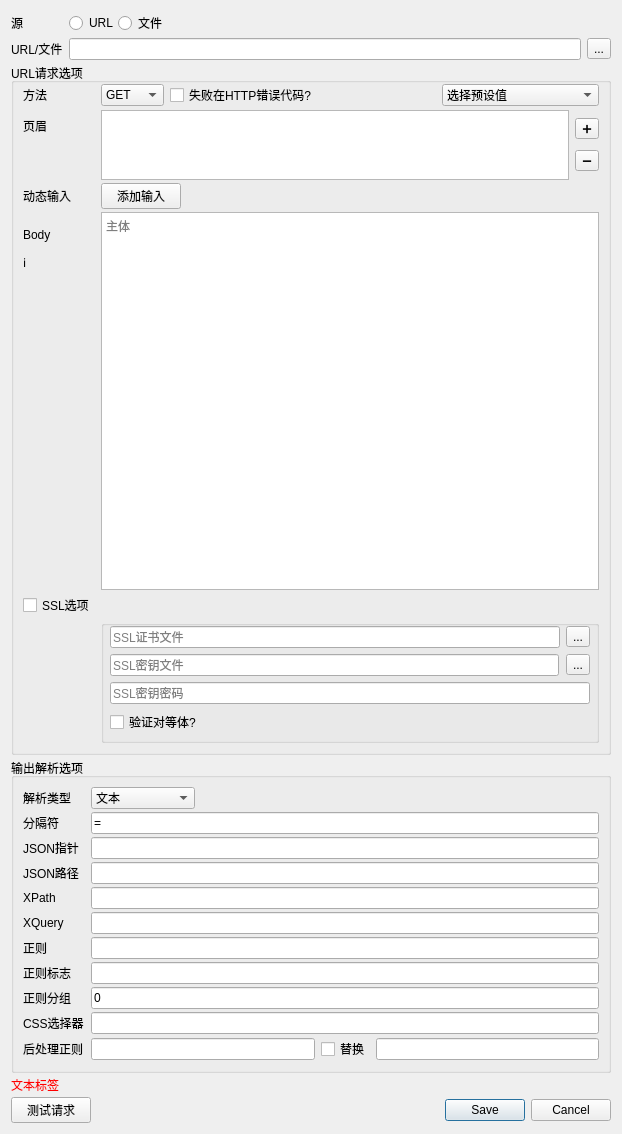
<?xml version="1.0" encoding="UTF-8"?>
<ui version="4.0">
 <class>RequestBuilder</class>
 <widget class="QDialog" name="RequestBuilder">
  <property name="geometry">
   <rect>
    <x>0</x>
    <y>0</y>
    <width>622</width>
    <height>1134</height>
   </rect>
  </property>
  <property name="sizePolicy">
   <sizepolicy hsizetype="Preferred" vsizetype="Minimum">
    <horstretch>0</horstretch>
    <verstretch>0</verstretch>
   </sizepolicy>
  </property>
  <property name="windowTitle">
   <string>请求构建器</string>
  </property>
  <layout class="QVBoxLayout" name="verticalLayout">
   <property name="spacing">
    <number>3</number>
   </property>
   <item>
    <widget class="QWidget" name="widget" native="true">
     <property name="sizePolicy">
      <sizepolicy hsizetype="Preferred" vsizetype="Fixed">
       <horstretch>0</horstretch>
       <verstretch>0</verstretch>
      </sizepolicy>
     </property>
     <layout class="QFormLayout" name="formLayout">
      <property name="sizeConstraint">
       <enum>QLayout::SetDefaultConstraint</enum>
      </property>
      <property name="fieldGrowthPolicy">
       <enum>QFormLayout::ExpandingFieldsGrow</enum>
      </property>
      <property name="verticalSpacing">
       <number>3</number>
      </property>
      <property name="leftMargin">
       <number>0</number>
      </property>
      <property name="topMargin">
       <number>0</number>
      </property>
      <property name="rightMargin">
       <number>0</number>
      </property>
      <property name="bottomMargin">
       <number>0</number>
      </property>
      <item row="0" column="0">
       <widget class="QLabel" name="label">
        <property name="text">
         <string>源</string>
        </property>
       </widget>
      </item>
      <item row="0" column="1">
       <widget class="QWidget" name="widget_2" native="true">
        <layout class="QHBoxLayout" name="horizontalLayout">
         <property name="spacing">
          <number>0</number>
         </property>
         <property name="leftMargin">
          <number>0</number>
         </property>
         <property name="topMargin">
          <number>0</number>
         </property>
         <property name="rightMargin">
          <number>0</number>
         </property>
         <property name="bottomMargin">
          <number>0</number>
         </property>
         <item>
          <widget class="QRadioButton" name="urlRadioButton">
           <property name="sizePolicy">
            <sizepolicy hsizetype="Fixed" vsizetype="Fixed">
             <horstretch>0</horstretch>
             <verstretch>0</verstretch>
            </sizepolicy>
           </property>
           <property name="text">
            <string>URL</string>
           </property>
          </widget>
         </item>
         <item>
          <widget class="QRadioButton" name="fileRadioButton">
           <property name="text">
            <string>文件</string>
           </property>
          </widget>
         </item>
        </layout>
       </widget>
      </item>
      <item row="1" column="0">
       <widget class="QLabel" name="label_2">
        <property name="text">
         <string>URL/文件</string>
        </property>
       </widget>
      </item>
      <item row="1" column="1">
       <widget class="QWidget" name="widget_3" native="true">
        <layout class="QHBoxLayout" name="horizontalLayout_2">
         <property name="leftMargin">
          <number>0</number>
         </property>
         <property name="topMargin">
          <number>0</number>
         </property>
         <property name="rightMargin">
          <number>0</number>
         </property>
         <property name="bottomMargin">
          <number>0</number>
         </property>
         <item>
          <widget class="QLineEdit" name="urlLineEdit"/>
         </item>
         <item>
          <widget class="QToolButton" name="urlOrFileButton">
           <property name="text">
            <string>...</string>
           </property>
          </widget>
         </item>
        </layout>
       </widget>
      </item>
     </layout>
    </widget>
   </item>
   <item>
    <widget class="QGroupBox" name="urlRequestOptionsGroup">
     <property name="sizePolicy">
      <sizepolicy hsizetype="Preferred" vsizetype="Minimum">
       <horstretch>0</horstretch>
       <verstretch>0</verstretch>
      </sizepolicy>
     </property>
     <property name="title">
      <string>URL请求选项</string>
     </property>
     <layout class="QFormLayout" name="urlRequestLayout">
      <property name="fieldGrowthPolicy">
       <enum>QFormLayout::ExpandingFieldsGrow</enum>
      </property>
      <property name="verticalSpacing">
       <number>3</number>
      </property>
      <property name="topMargin">
       <number>0</number>
      </property>
      <item row="4" column="0">
       <widget class="QLabel" name="label_3">
        <property name="text">
         <string>方法</string>
        </property>
       </widget>
      </item>
      <item row="4" column="1">
       <widget class="QWidget" name="widget_10" native="true">
        <layout class="QHBoxLayout" name="horizontalLayout_9">
         <property name="spacing">
          <number>6</number>
         </property>
         <property name="leftMargin">
          <number>0</number>
         </property>
         <property name="topMargin">
          <number>0</number>
         </property>
         <property name="rightMargin">
          <number>0</number>
         </property>
         <property name="bottomMargin">
          <number>0</number>
         </property>
         <item>
          <widget class="QComboBox" name="methodComboBox">
           <item>
            <property name="text">
             <string>GET</string>
            </property>
           </item>
           <item>
            <property name="text">
             <string>POST</string>
            </property>
           </item>
          </widget>
         </item>
         <item>
          <widget class="QCheckBox" name="checkBox_failonhttperrorcodes">
           <property name="toolTip">
            <string>失败在HTTP 400时，还继续并获取响应正文?</string>
           </property>
           <property name="text">
            <string>失败在HTTP错误代码?</string>
           </property>
          </widget>
         </item>
         <item>
          <spacer name="horizontalSpacer">
           <property name="orientation">
            <enum>Qt::Horizontal</enum>
           </property>
           <property name="sizeHint" stdset="0">
            <size>
             <width>40</width>
             <height>20</height>
            </size>
           </property>
          </spacer>
         </item>
         <item>
          <widget class="QComboBox" name="comboBox_presets">
           <item>
            <property name="text">
             <string>选择预设值</string>
            </property>
           </item>
           <item>
            <property name="text">
             <string>OpenAI Chat</string>
            </property>
           </item>
           <item>
            <property name="text">
             <string>OpenAI TTS</string>
            </property>
           </item>
           <item>
            <property name="text">
             <string>OpenAI GPT4Vision</string>
            </property>
           </item>
           <item>
            <property name="text">
             <string>ElevenLabs TTS</string>
            </property>
           </item>
           <item>
            <property name="text">
             <string>Google Sheets API</string>
            </property>
           </item>
           <item>
            <property name="text">
             <string>DeepL Translate</string>
            </property>
           </item>
           <item>
            <property name="text">
             <string>Polyglot Translate</string>
            </property>
           </item>
           <item>
            <property name="text">
             <string>YouTube POST caption</string>
            </property>
           </item>
          </widget>
         </item>
        </layout>
       </widget>
      </item>
      <item row="6" column="0">
       <widget class="QLabel" name="label_4">
        <property name="text">
         <string>页眉</string>
        </property>
       </widget>
      </item>
      <item row="6" column="1">
       <widget class="QWidget" name="widget_4" native="true">
        <layout class="QHBoxLayout" name="horizontalLayout_3">
         <property name="leftMargin">
          <number>0</number>
         </property>
         <property name="topMargin">
          <number>0</number>
         </property>
         <property name="rightMargin">
          <number>0</number>
         </property>
         <property name="bottomMargin">
          <number>0</number>
         </property>
         <item>
          <widget class="QTableView" name="tableView_headers">
           <property name="sizePolicy">
            <sizepolicy hsizetype="Expanding" vsizetype="Fixed">
             <horstretch>0</horstretch>
             <verstretch>0</verstretch>
            </sizepolicy>
           </property>
           <property name="sizeAdjustPolicy">
            <enum>QAbstractScrollArea::AdjustToContents</enum>
           </property>
           <property name="showGrid">
            <bool>true</bool>
           </property>
           <attribute name="horizontalHeaderVisible">
            <bool>false</bool>
           </attribute>
           <attribute name="horizontalHeaderStretchLastSection">
            <bool>true</bool>
           </attribute>
           <attribute name="verticalHeaderVisible">
            <bool>false</bool>
           </attribute>
          </widget>
         </item>
         <item>
          <widget class="QWidget" name="widget_5" native="true">
           <layout class="QVBoxLayout" name="verticalLayout_2">
            <property name="spacing">
             <number>3</number>
            </property>
            <property name="leftMargin">
             <number>0</number>
            </property>
            <property name="topMargin">
             <number>0</number>
            </property>
            <property name="rightMargin">
             <number>0</number>
            </property>
            <property name="bottomMargin">
             <number>0</number>
            </property>
            <item>
             <widget class="QToolButton" name="toolButton_addHeader">
              <property name="text">
               <string>➕</string>
              </property>
             </widget>
            </item>
            <item>
             <widget class="QToolButton" name="toolButton_removeHeader">
              <property name="text">
               <string>➖</string>
              </property>
             </widget>
            </item>
           </layout>
          </widget>
         </item>
        </layout>
       </widget>
      </item>
      <item row="7" column="0">
       <widget class="QLabel" name="label_5">
        <property name="text">
         <string>动态输入</string>
        </property>
       </widget>
      </item>
      <item row="7" column="1">
       <widget class="QPushButton" name="pushButton_addInputs">
        <property name="text">
         <string>添加输入</string>
        </property>
       </widget>
      </item>
      <item row="10" column="0">
       <widget class="QLabel" name="label_16">
        <property name="toolTip">
         <string>&lt;html&gt;&lt;head/&gt;&lt;body&gt;&lt;p&gt;可用函数: (上面的URL字段也是如此)&lt;/p&gt;&lt;p&gt;- {{input}} : 动态输入&lt;/p&gt;&lt;p&gt;- {{strftime(&amp;lt;format&amp;gt;, &amp;lt;utc? true/false&amp;gt;)}} : 添加格式化时间&lt;/p&gt;&lt;p&gt;- {{urlencode(var)}} : URL编码输入&lt;/p&gt;&lt;p&gt;- {{imageb64}} : Base64编码图像输入&lt;/p&gt;&lt;p&gt;- {{seq}} : 请求的顺序计数器&lt;/p&gt;&lt;/body&gt;&lt;/html&gt;</string>
        </property>
        <property name="text">
         <string>&lt;html&gt;&lt;head/&gt;&lt;body&gt;&lt;p&gt;Body&lt;/p&gt;&lt;p&gt;ℹ️&lt;/p&gt;&lt;/body&gt;&lt;/html&gt;</string>
        </property>
       </widget>
      </item>
      <item row="10" column="1">
       <widget class="QTextEdit" name="bodyTextEdit">
        <property name="acceptRichText">
         <bool>false</bool>
        </property>
        <property name="placeholderText">
         <string>主体</string>
        </property>
       </widget>
      </item>
      <item row="11" column="0">
       <widget class="QCheckBox" name="sslOptionsCheckbox">
        <property name="text">
         <string>SSL选项</string>
        </property>
       </widget>
      </item>
      <item row="12" column="0">
       <widget class="QLabel" name="label_6">
        <property name="text">
         <string/>
        </property>
       </widget>
      </item>
      <item row="12" column="1">
       <widget class="QGroupBox" name="sslOptionsGroup">
        <property name="title">
         <string/>
        </property>
        <property name="alignment">
         <set>Qt::AlignLeading|Qt::AlignLeft|Qt::AlignTop</set>
        </property>
        <property name="flat">
         <bool>true</bool>
        </property>
        <property name="checkable">
         <bool>false</bool>
        </property>
        <layout class="QVBoxLayout" name="verticalLayout_3">
         <property name="spacing">
          <number>6</number>
         </property>
         <property name="leftMargin">
          <number>6</number>
         </property>
         <property name="topMargin">
          <number>0</number>
         </property>
         <property name="rightMargin">
          <number>6</number>
         </property>
         <property name="bottomMargin">
          <number>6</number>
         </property>
         <item>
          <widget class="QWidget" name="widget_sslcert" native="true">
           <layout class="QHBoxLayout" name="horizontalLayout_5">
            <property name="leftMargin">
             <number>0</number>
            </property>
            <property name="topMargin">
             <number>0</number>
            </property>
            <property name="rightMargin">
             <number>0</number>
            </property>
            <property name="bottomMargin">
             <number>0</number>
            </property>
            <item>
             <widget class="QLineEdit" name="sslCertFileLineEdit">
              <property name="placeholderText">
               <string>SSL证书文件</string>
              </property>
             </widget>
            </item>
            <item>
             <widget class="QToolButton" name="sslCertFileButton">
              <property name="sizePolicy">
               <sizepolicy hsizetype="Minimum" vsizetype="Fixed">
                <horstretch>0</horstretch>
                <verstretch>0</verstretch>
               </sizepolicy>
              </property>
              <property name="text">
               <string>...</string>
              </property>
             </widget>
            </item>
           </layout>
          </widget>
         </item>
         <item>
          <widget class="QWidget" name="widget_sslkeyfile" native="true">
           <property name="sizePolicy">
            <sizepolicy hsizetype="Preferred" vsizetype="Preferred">
             <horstretch>0</horstretch>
             <verstretch>0</verstretch>
            </sizepolicy>
           </property>
           <layout class="QHBoxLayout" name="horizontalLayout_6" stretch="0,0">
            <property name="spacing">
             <number>7</number>
            </property>
            <property name="leftMargin">
             <number>0</number>
            </property>
            <property name="topMargin">
             <number>0</number>
            </property>
            <property name="rightMargin">
             <number>0</number>
            </property>
            <property name="bottomMargin">
             <number>0</number>
            </property>
            <item>
             <widget class="QLineEdit" name="sslKeyFileLineEdit">
              <property name="placeholderText">
               <string>SSL密钥文件</string>
              </property>
             </widget>
            </item>
            <item>
             <widget class="QToolButton" name="sslKeyFileButton">
              <property name="text">
               <string>...</string>
              </property>
             </widget>
            </item>
           </layout>
          </widget>
         </item>
         <item>
          <widget class="QLineEdit" name="sslKeyPasswordLineEdit">
           <property name="placeholderText">
            <string>SSL密钥密码</string>
           </property>
          </widget>
         </item>
         <item>
          <widget class="QCheckBox" name="verifyPeerCheckBox">
           <property name="text">
            <string>验证对等体?</string>
           </property>
          </widget>
         </item>
        </layout>
       </widget>
      </item>
     </layout>
    </widget>
   </item>
   <item>
    <widget class="QGroupBox" name="outputGroupBox">
     <property name="sizePolicy">
      <sizepolicy hsizetype="Preferred" vsizetype="Minimum">
       <horstretch>0</horstretch>
       <verstretch>0</verstretch>
      </sizepolicy>
     </property>
     <property name="title">
      <string>输出解析选项</string>
     </property>
     <layout class="QFormLayout" name="formOutputParsing">
      <property name="fieldGrowthPolicy">
       <enum>QFormLayout::ExpandingFieldsGrow</enum>
      </property>
      <property name="verticalSpacing">
       <number>3</number>
      </property>
      <item row="0" column="0">
       <widget class="QLabel" name="label_7">
        <property name="text">
         <string>解析类型</string>
        </property>
       </widget>
      </item>
      <item row="0" column="1">
       <widget class="QComboBox" name="outputTypeComboBox">
        <item>
         <property name="text">
          <string>文本</string>
         </property>
        </item>
        <item>
         <property name="text">
          <string>Key-Value</string>
         </property>
        </item>
        <item>
         <property name="text">
          <string>图像(数据)</string>
         </property>
        </item>
        <item>
         <property name="text">
          <string>音频(数据)</string>
         </property>
        </item>
        <item>
         <property name="text">
          <string>JSON</string>
         </property>
        </item>
        <item>
         <property name="text">
          <string>XML(XPath)</string>
         </property>
        </item>
        <item>
         <property name="text">
          <string>XML(XQuery)</string>
         </property>
        </item>
        <item>
         <property name="text">
          <string>HTML</string>
         </property>
        </item>
       </widget>
      </item>
      <item row="2" column="0">
       <widget class="QLabel" name="label_8">
        <property name="text">
         <string>JSON指针</string>
        </property>
       </widget>
      </item>
      <item row="2" column="1">
       <widget class="QLineEdit" name="outputJSONPointerLineEdit">
        <property name="placeholderText">
         <string/>
        </property>
       </widget>
      </item>
      <item row="3" column="0">
       <widget class="QLabel" name="label_9">
        <property name="text">
         <string>JSON路径</string>
        </property>
       </widget>
      </item>
      <item row="3" column="1">
       <widget class="QLineEdit" name="outputJSONPathLineEdit"/>
      </item>
      <item row="4" column="0">
       <widget class="QLabel" name="label_10">
        <property name="text">
         <string>XPath</string>
        </property>
       </widget>
      </item>
      <item row="4" column="1">
       <widget class="QLineEdit" name="outputXPathLineEdit"/>
      </item>
      <item row="5" column="0">
       <widget class="QLabel" name="label_11">
        <property name="text">
         <string>XQuery</string>
        </property>
       </widget>
      </item>
      <item row="5" column="1">
       <widget class="QLineEdit" name="outputXQueryLineEdit"/>
      </item>
      <item row="6" column="0">
       <widget class="QLabel" name="label_12">
        <property name="text">
         <string>正则</string>
        </property>
       </widget>
      </item>
      <item row="6" column="1">
       <widget class="QLineEdit" name="outputRegexLineEdit"/>
      </item>
      <item row="7" column="0">
       <widget class="QLabel" name="label_13">
        <property name="text">
         <string>正则标志</string>
        </property>
       </widget>
      </item>
      <item row="7" column="1">
       <widget class="QLineEdit" name="outputRegexFlagsLineEdit"/>
      </item>
      <item row="8" column="0">
       <widget class="QLabel" name="label_14">
        <property name="text">
         <string>正则分组</string>
        </property>
       </widget>
      </item>
      <item row="8" column="1">
       <widget class="QLineEdit" name="outputRegexGroupLineEdit">
        <property name="text">
         <string>0</string>
        </property>
       </widget>
      </item>
      <item row="9" column="0">
       <widget class="QLabel" name="label_17">
        <property name="text">
         <string>CSS选择器</string>
        </property>
       </widget>
      </item>
      <item row="9" column="1">
       <widget class="QLineEdit" name="cssSelectorLineEdit"/>
      </item>
      <item row="10" column="0">
       <widget class="QLabel" name="label_15">
        <property name="text">
         <string>后处理正则</string>
        </property>
       </widget>
      </item>
      <item row="10" column="1">
       <widget class="QWidget" name="widget_9" native="true">
        <layout class="QHBoxLayout" name="horizontalLayout_7">
         <property name="leftMargin">
          <number>0</number>
         </property>
         <property name="topMargin">
          <number>0</number>
         </property>
         <property name="rightMargin">
          <number>0</number>
         </property>
         <property name="bottomMargin">
          <number>0</number>
         </property>
         <item>
          <widget class="QLineEdit" name="postProcessRegexLineEdit"/>
         </item>
         <item>
          <widget class="QCheckBox" name="postProcessRegexIsReplaceCheckBox">
           <property name="text">
            <string>替换</string>
           </property>
          </widget>
         </item>
         <item>
          <widget class="QLineEdit" name="postProcessRegexReplaceLineEdit"/>
         </item>
        </layout>
       </widget>
      </item>
      <item row="1" column="1">
       <widget class="QLineEdit" name="lineEdit_delimiter">
        <property name="text">
         <string>=</string>
        </property>
       </widget>
      </item>
      <item row="1" column="0">
       <widget class="QLabel" name="label_18">
        <property name="text">
         <string>分隔符</string>
        </property>
       </widget>
      </item>
     </layout>
    </widget>
   </item>
   <item>
    <widget class="QLabel" name="errorMessageLabel">
     <property name="styleSheet">
      <string notr="true">QLabel { color : red; }</string>
     </property>
     <property name="text">
      <string>文本标签</string>
     </property>
    </widget>
   </item>
   <item>
    <widget class="QWidget" name="widget_7" native="true">
     <property name="sizePolicy">
      <sizepolicy hsizetype="Preferred" vsizetype="Fixed">
       <horstretch>0</horstretch>
       <verstretch>0</verstretch>
      </sizepolicy>
     </property>
     <layout class="QGridLayout" name="gridLayout">
      <property name="leftMargin">
       <number>0</number>
      </property>
      <property name="topMargin">
       <number>0</number>
      </property>
      <property name="rightMargin">
       <number>0</number>
      </property>
      <property name="bottomMargin">
       <number>0</number>
      </property>
      <item row="0" column="1">
       <widget class="QDialogButtonBox" name="buttonBox">
        <property name="orientation">
         <enum>Qt::Horizontal</enum>
        </property>
        <property name="standardButtons">
         <set>QDialogButtonBox::Cancel|QDialogButtonBox::Save</set>
        </property>
        <property name="centerButtons">
         <bool>false</bool>
        </property>
       </widget>
      </item>
      <item row="0" column="0">
       <widget class="QPushButton" name="sendButton">
        <property name="sizePolicy">
         <sizepolicy hsizetype="Fixed" vsizetype="Fixed">
          <horstretch>0</horstretch>
          <verstretch>0</verstretch>
         </sizepolicy>
        </property>
        <property name="text">
         <string>测试请求</string>
        </property>
       </widget>
      </item>
     </layout>
    </widget>
   </item>
  </layout>
 </widget>
 <resources/>
 <connections/>
</ui>
